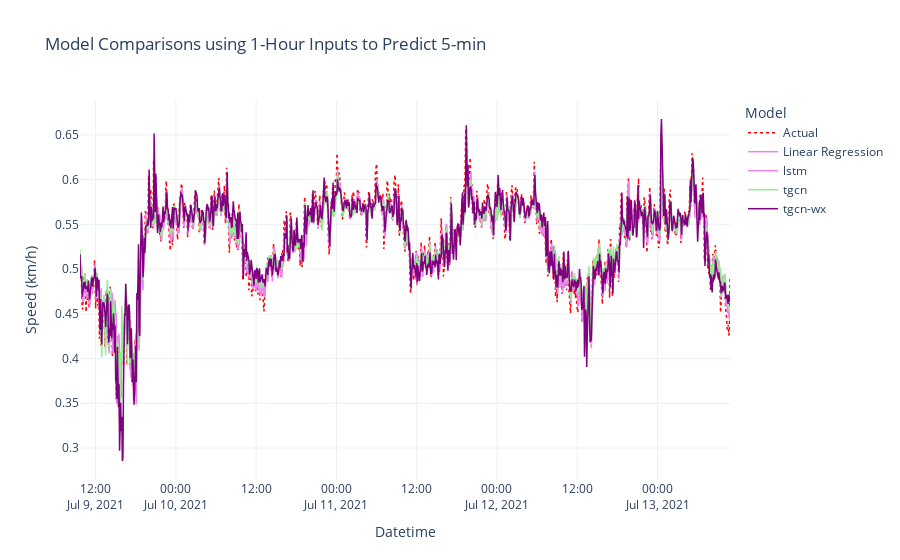

Source (notebook cell):
### Code cell
a = Model_Analysis_Tools()
title="Model Comparisons using 1-Hour Inputs to Predict 5-min"
a.plot_mean_road_performance(title,actual_1h_5min,lr_pred_1h_5min,lstm_pred_1h_5min,tgcn_pred_1h_5min,tgcn_wx_pred_1h_5min)

### Figure 1 — Plotly figure (JSON) as saved in the notebook; plotly's stock layout.template omitted (floating-point values rounded to 4 significant figures; data arrays with more than 128 entries replaced by an {"elided": "..."} marker saying what was removed)
{"data": [{"line": {"color": "red", "dash": "dot", "width": 1.5}, "mode": "lines", "name": "Actual", "type": "scatter", "x": {"elided": "1167 str values"}, "y": {"elided": "1167 float values"}}, {"line": {"color": "violet", "width": 1.5}, "mode": "lines", "name": "Linear Regression", "type": "scatter", "x": {"elided": "1167 str values"}, "y": {"elided": "1167 float values"}}, {"line": {"color": "violet", "width": 1.5}, "mode": "lines", "name": "lstm", "type": "scatter", "x": {"elided": "1167 str values"}, "y": {"elided": "1167 float values"}}, {"line": {"color": "lightgreen", "width": 1.5}, "mode": "lines", "name": "tgcn", "type": "scatter", "x": {"elided": "1167 str values"}, "y": {"elided": "1167 float values"}}, {"line": {"color": "purple", "width": 1.5}, "mode": "lines", "name": "tgcn-wx", "type": "scatter", "x": {"elided": "1167 str values"}, "y": {"elided": "1167 float values"}}], "layout": {"legend": {"title": {"text": "Model"}}, "title": {"text": "Model Comparisons using 1-Hour Inputs to Predict 5-min"}, "xaxis": {"title": {"text": "Datetime"}}, "yaxis": {"title": {"text": "Speed (km/h)"}}}}
